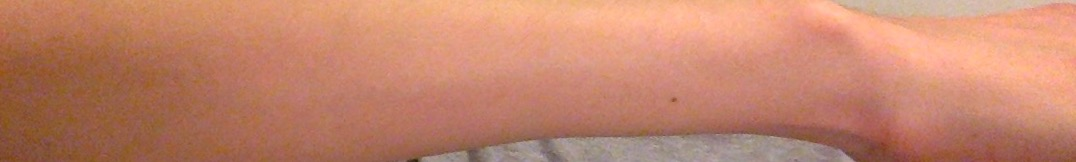
//> input picture Arm.jpg, 1076 x 162 px, given in place of the camera; the run also reads 1 picture not shown here
$ ./Source   (built with g++ and OpenCV 4)
//> lines starting //> are read from the running program, lines starting //| are printed output that depends on the picture; after the words box and inside, x2 and y2 are one past the last pixel; in counts of white or black regions, pixels touching at a corner belong together
/*	CS585_Lab2.cpp
*	CS585 Image and Video Computing Fall 2014
*
*	used for:
*	CS440 Lab: Introduction to OpenCV
*	--------------
*	This program introduces the following concepts:
*		a) Reading a stream of images from a webcamera, and displaying the video
*		b) Skin color detection
*		c) Background differencing
*		d) Visualizing motion history
*	--------------
*/

//opencv libraries
#include "opencv2/core/core.hpp"
#include "opencv2/highgui/highgui.hpp"
#include "opencv2/imgproc/imgproc.hpp"
//C++ standard libraries
#include <iostream>
#include <vector>

using namespace cv;
using namespace std;

#define PRINT_TIME 10

//function declarations

/**
Function that returns the maximum of 3 integers
@param a first integer
@param b second integer
@param c third integer
*/
int myMax(int a, int b, int c);

/**
Function that returns the minimum of 3 integers
@param a first integer
@param b second integer
@param c third integer
*/
int myMin(int a, int b, int c);

/**
Function that detects whether a pixel belongs to the skin based on RGB values
@param src The source color image
@param dst The destination grayscale image where skin pixels are colored white and the rest are colored black
*/
void mySkinDetect(Mat& src, Mat& dst);

/**
Function that does frame differencing between the current frame and the previous frame
@param src The current color image
@param prev The previous color image
@param dst The destination grayscale image where pixels are colored white if the corresponding pixel intensities in the current
and previous image are not the same
*/
void myFrameDifferencing(Mat& prev, Mat& curr, Mat& dst);

/**
Function that accumulates the frame differences for a certain number of pairs of frames
@param mh Vector of frame difference images
@param dst The destination grayscale image to store the accumulation of the frame difference images
*/
void myMotionEnergy(vector<Mat> mh, Mat& dst, int length = 3);

int main()
{

	//----------------
	//a) Reading a stream of images from a webcamera, and displaying the video
	//----------------
	// For more information on reading and writing video: http://docs.opencv.org/modules/highgui/doc/reading_and_writing_images_and_video.html
	// open the video camera no. 0
	VideoCapture cap(0);

	// if not successful, exit program
	if (!cap.isOpened())
	{
		cout << "Cannot open the video cam" << endl;
		return -1;
	}

	//create a window called "MyVideoFrame0"
	namedWindow("MyVideo0", WINDOW_AUTOSIZE);
	Mat frame0;

	// read a new frame from video
	bool bSuccess0 = cap.read(frame0);
//> frame0 is the input picture: 162 rows x 1076 cols, CV_8UC3; mean B, G, R 108.3, 132.5, 194.8

	//if not successful, break loop
	if (!bSuccess0)
	{
		cout << "Cannot read a frame from video stream" << endl;
	}

	//show the frame in "MyVideo" window
	imshow("MyVideo0", frame0);

	//create a window called "MyVideo"
	namedWindow("FrameDifference", WINDOW_AUTOSIZE);
	namedWindow("MotionHistory", WINDOW_AUTOSIZE);
	namedWindow("SkinDetection", WINDOW_AUTOSIZE);

	vector<Mat> myMotionHistory;

	// [9 lines of commented-out code are left out]

	int historyLength = 3;
	Mat fMH1 = Mat::zeros(frame0.rows, frame0.cols, CV_8UC1);
	myMotionHistory.push_back(fMH1);
	for (int i = 1; i < historyLength; i++) { //I don't know why it loops until i < historyLength-1 instead of i < historyLength; the array ends up being too large for the latter...
		Mat fMH2 = fMH1.clone();
		myMotionHistory.push_back(fMH2);
	}

	Mat frame0Skin = Mat::zeros(frame0.rows, frame0.cols, CV_8UC1);
	mySkinDetect(frame0, frame0Skin);
//> after the loop in mySkinDetect, `for (int i = 0; i < src.rows; i++)`:
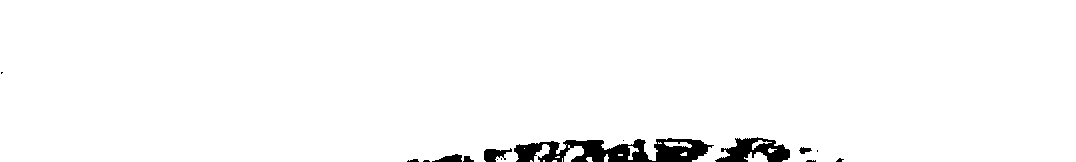
//> dst: 162 rows x 1076 cols, CV_8UC1; 97.4% white; 15 black regions (8 under 20 px), largest, box (x1, y1, x2, y2) and area: (514, 138, 714, 162) 2893, (715, 137, 790, 162) 1049, (484, 148, 512, 162) 230

	int printCount = PRINT_TIME;

	while (1)
	{
		//cout << "hey" << endl;
		// read a new frame from video
		Mat frame;
		bool bSuccess = cap.read(frame);

		//if not successful, break loop
		if (!bSuccess)
		{
			cout << "Cannot read a frame from video stream" << endl;
			break;
		}

		// destination frame
		Mat frameDest;
		frameDest = Mat::zeros(frame.rows, frame.cols, CV_8UC1); //Returns a zero array of same size as src mat, and of type CV_8UC1
		//----------------
		//	b) Skin color detection
		//----------------
		mySkinDetect(frame, frameDest);
		imshow("SkinDetection", frameDest);

		//------------
		//  STATIC GESTURE DETECTION
		//------------
		//dont edit frame directly
		Mat handTemplate = cv::imread("Hand.jpg");
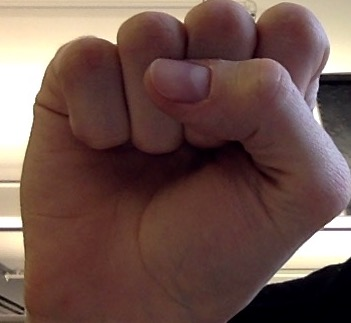
//> input picture CS585_lab2/Hand.jpg, 351 x 323 px
//> handTemplate is the input picture: 323 rows x 351 cols, CV_8UC3; mean B, G, R 75.7, 82.5, 110.1
		Mat armTemplate = cv::imread("Arm.jpg");
		//cv::imshow(armTemplate);

//> (the run ends here: the program stops with an error, at `Mat handResult = Mat::zeros(frame.rows - handTemplate.rows + 1, frame...`)
